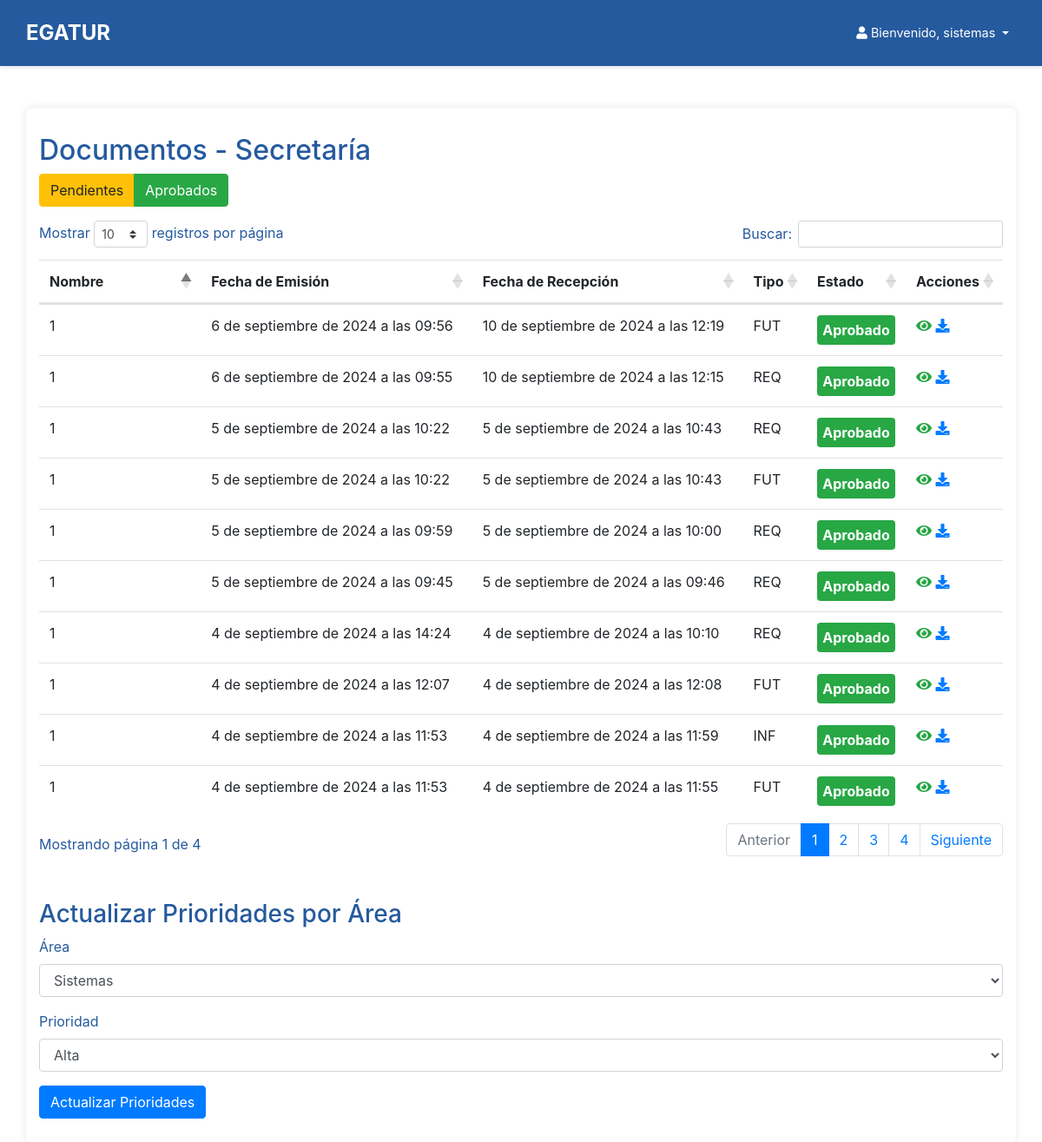
Page /secretaria_home/ (signed in) on the committed database.
### myapp/models.py (models this page shows, shortened)
class Documento(models.Model):
    TIPOS_DOCUMENTO = [
        ('FUT', 'FUT'),
        ('REQ', 'Requerimientos'),
        ('INF', 'Informes')
    ]
    ESTADOS_DOCUMENTO = [
        ('PENDIENTE', 'Pendiente'),
        ('APROBADO', 'Aprobado'),
        ('DENEGADO', 'Denegado')
    ]
    usuario = models.ForeignKey(User, on_delete=models.CASCADE, related_name='documentos')
    tipo = models.CharField(max_length=3, choices=TIPOS_DOCUMENTO)
    archivo = models.FileField(upload_to='documentos/')
    archivo_firmado = models.FileField(upload_to='documentos_firmados/', null=True, blank=True)
    fecha_emision = models.DateTimeField(auto_now_add=True)
    fecha_recepcion = models.DateTimeField(null=True, blank=True)
    estado = models.CharField(max_length=9, choices=ESTADOS_DOCUMENTO, default='PENDIENTE')
    observacion = models.TextField(null=True, blank=True)
    pagado = models.BooleanField(default=False)  # Campo para indicar si el documento ha sido pagado
    visado = models.BooleanField(default=False)  # Nuevo campo para indicar si el documento ha sido visado

### myapp/views.py (the view)
# urls.py: path('secretaria_home/', secretaria_home_view, name='secretaria_home'),
def secretaria_home_view(request):
    documentos_aprobados = Documento.objects.filter(estado='APROBADO').order_by('-fecha_emision')
    documentos_pendientes = Documento.objects.filter(estado='PENDIENTE').order_by('-fecha_emision')
    prioridades_opciones = dict(PRIORIDADES_OPCIONES)
    areas_opciones = dict(AREAS_OPCIONES)
    return render(request, 'secretaria_home.html', {
        'documentos_aprobados': documentos_aprobados,
        'documentos_pendientes': documentos_pendientes,
        'prioridades_opciones': prioridades_opciones,
        'areas_opciones': areas_opciones
    })

### myapp/templates/secretaria_home.html (shortened to what this page needs)
<!DOCTYPE html>
<html lang="en">
<head>
    <link rel="stylesheet" href="https://stackpath.bootstrapcdn.com/bootstrap/4.5.2/css/bootstrap.min.css">
    <link rel="stylesheet" href="https://cdnjs.cloudflare.com/ajax/libs/font-awesome/5.15.4/css/all.min.css">
    <link rel="stylesheet" href="https://cdn.datatables.net/1.11.3/css/dataTables.bootstrap4.min.css">
        {% include 'header.html' %}
</head>
<body>
    <div class="container mt-5">
        <h2>Documentos - Secretaría</h2>
        <div class="btn-group mb-3">
            <button id="filter-pending" class="btn btn-warning">Pendientes</button>
            <button id="filter-approved" class="btn btn-success">Aprobados</button>
        </div>
        <div class="table-responsive">
            <table id="documents-table" class="table mt-3">
                <thead>
                    <tr>
                        <th>Nombre</th>
                        <th>Fecha de Emisión</th>
                        <th>Fecha de Recepción</th>
                        <th>Tipo</th>
                        <th>Estado</th>
                        <th>Acciones</th>
                    </tr>
                </thead>
                <tbody>
                    {% for documento in documentos_aprobados %}
                    <tr class="document-approved">
                        <td>{{ documento.usuario.username }}</td>
                        <td>{{ documento.fecha_emision }}</td>
                        <td>{{ documento.fecha_recepcion }}</td>
                        <td>{{ documento.tipo }}</td>
                        <td>
                            <div class="status-approved">Aprobado</div>
                        </td>
                        <td>
                            {% if documento.archivo_firmado %}
                                <a href="{{ documento.archivo_firmado.url }}" class="btn-view" title="Ver Archivo Firmado" target="_blank">
                                    <i class="fas fa-eye"></i>
                                </a>
                            {% endif %}
                            {% if documento.archivo_firmado %}
                                <a href="{{ documento.archivo_firmado.url }}" class="btn-download" title="Descargar Archivo" download="">
                                    <i class="fas fa-download"></i>
                                </a>
                            {% endif %}
                        </td>
                    </tr>
                    {% endfor %}
                </tbody>
            </table>
        </div>
<h3 class="mt-5">Actualizar Prioridades por Área</h3>
<form id="priority-form" method="post" action="{% url 'update_priorities' %}">
    <div class="form-group">
        <label for="area">Área</label>
        <select id="area" name="area" class="form-control">
            {% for key, value in areas_opciones.items %}
                <option value="{{ key }}">{{ value }}</option>
            {% endfor %}
        </select>
    </div>
    <div class="form-group">
        <label for="priority">Prioridad</label>
        <select id="priority" name="priority" class="form-control">
            {% for key, value in prioridades_opciones.items %}
                <option value="{{ key }}">{{ value }}</option>
            {% endfor %}
        </select>
    </div>
    <button type="submit" class="btn btn-primary">Actualizar Prioridades</button>
</form>
    </div>
</body>
</html>

### myapp/templates/header.html (shortened to what this page needs)
<!DOCTYPE html>
<html lang="en">
<head>
    <link rel="stylesheet" href="https://stackpath.bootstrapcdn.com/bootstrap/4.5.2/css/bootstrap.min.css">
    <link rel="stylesheet" href="https://cdnjs.cloudflare.com/ajax/libs/font-awesome/5.15.4/css/all.min.css">
</head>
<body>
    <nav class="navbar navbar-expand-lg header">
        <a class="navbar-brand" href="#">EGATUR</a>
        <div class="collapse navbar-collapse" id="navbarNav">
            <ul class="navbar-nav ml-auto">
                <li class="nav-item dropdown">
                    <a class="nav-link dropdown-toggle" href="#" id="userDropdown" role="button" aria-haspopup="true" aria-expanded="false">
                        <i class="fas fa-user"></i>
                        <span class="d-none d-md-inline"> Bienvenido, {{ user.get_full_name }}</span>
                    </a>
                </li>
            </ul>
        </div>
    </nav>
</body>
</html>

### myapp/templates/secretaria_home.html (style rules this page uses)
body { background-color: #255A9E; color: white; font-family: 'Roboto', sans-serif; }
.container { background-color: white; color: #255A9E; padding: 30px; border-radius: 8px; box-shadow: 0 0 10px rgba(0, 0, 0, 0.1); max-width: 1000px; margin: auto; }
.btn-view, .btn-download { color: #28a745; }
.btn-download { color: #007bff; }
.status-approved { background-color: #28a745; color: white; font-weight: bold; padding: 5px; border-radius: 4px; text-align: center; }

### myapp/templates/header.html (style rules this page uses)
.header { background-color: #255A9E; color: white; padding: 15px 30px; box-shadow: 0 2px 4px rgba(0, 0, 0, 0.1); }
.header .navbar-brand { color: white; font-size: 1.5rem; font-weight: bold; }
.header .nav-link { color: white; font-size: 0.9rem; }

### rows in the picture
Documento: usuario.username "1", fecha_emision "6 de septiembre de 2024 a las 09:56", fecha_recepcion "10 de septiembre de 2024 a las 12:19", tipo "FUT"
Documento: usuario.username "1", fecha_emision "6 de septiembre de 2024 a las 09:55", fecha_recepcion "10 de septiembre de 2024 a las 12:15", tipo "REQ"
Documento: usuario.username "1", fecha_emision "5 de septiembre de 2024 a las 10:22", fecha_recepcion "5 de septiembre de 2024 a las 10:43", tipo "REQ"
Documento: usuario.username "1", fecha_emision "5 de septiembre de 2024 a las 10:22", fecha_recepcion "5 de septiembre de 2024 a las 10:43", tipo "FUT"
Documento: usuario.username "1", fecha_emision "5 de septiembre de 2024 a las 09:59", fecha_recepcion "5 de septiembre de 2024 a las 10:00", tipo "REQ"
Documento: usuario.username "1", fecha_emision "5 de septiembre de 2024 a las 09:45", fecha_recepcion "5 de septiembre de 2024 a las 09:46", tipo "REQ"
Documento: usuario.username "1", fecha_emision "4 de septiembre de 2024 a las 14:24", fecha_recepcion "4 de septiembre de 2024 a las 10:10", tipo "REQ"
Documento: usuario.username "1", fecha_emision "4 de septiembre de 2024 a las 12:07", fecha_recepcion "4 de septiembre de 2024 a las 12:08", tipo "FUT"
Documento: usuario.username "1", fecha_emision "4 de septiembre de 2024 a las 11:53", fecha_recepcion "4 de septiembre de 2024 a las 11:59", tipo "INF"
Documento: usuario.username "1", fecha_emision "4 de septiembre de 2024 a las 11:53", fecha_recepcion "4 de septiembre de 2024 a las 11:55", tipo "FUT"

### other values in the picture
{{ user.get_full_name }} "sistemas"
form field area "Sistemas"
form field priority "Alta"
